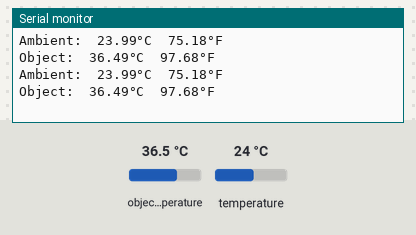
A sketch run on a simulated ESP32. Parts: the last lines printed to the serial monitor. The inputs (shaded band) are chosen by the test bench; at power-on: object temperature 36.5 °C, temperature 24 °C.

Above: at 1.2 s.
1.3 s: object temperature set to 20 °C
At 2.6 s:
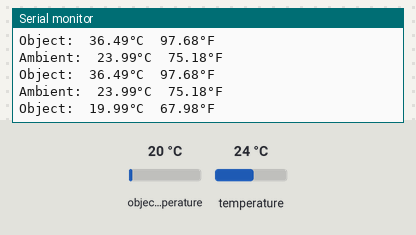
2.8 s: temperature set to 12 °C
At 3.8 s:
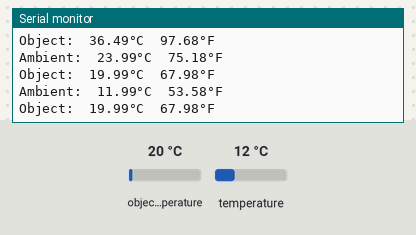
4.3 s: object temperature set to 26 °C
At 5.8 s:
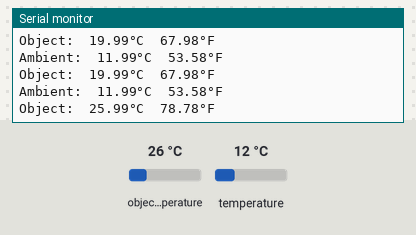
Timing chart, 0 to 7.3 s (numbered marks = the images above; inputs shaded):
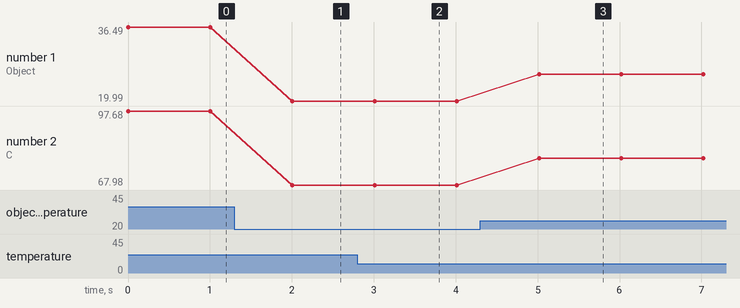

The sketch:

mlx90614_test.ino
```cpp
/* Author: Frank Moreno (kranfix)
 *
 * MLX -> ESP32
 * VIN -> 3.3v
 * GND -> GND
 * SCL -> D22
 * SDA -> D21
 */
#include <Wire.h>
#include <Adafruit_MLX90614.h>

Adafruit_MLX90614 mlx = Adafruit_MLX90614();

void setup(){
  Serial.begin(9600);
  mlx.begin();
}

void loop(){
  // Ambient temperature
  Serial.print("Ambient:\t");
  Serial.print(mlx.readAmbientTempC());
  Serial.print("°C\t");
  Serial.print(mlx.readAmbientTempF());
  Serial.println("°F");

  // Object temperature
  Serial.print("Object:\t");
  Serial.print(mlx.readObjectTempC());
  Serial.print("°C\t");
  Serial.print(mlx.readObjectTempF());
  Serial.println("°F");

  Serial.println();
  delay(1000);
}
```

Measured:
- after the input at 1.3 s, the serial monitor: prints a new line after 0.71 s (image 1)
- after the input at 2.8 s, the serial monitor: prints a new line after 0.21 s (image 2)
- after the input at 4.3 s, the serial monitor: prints a new line after 0.72 s (image 3)
- plotted number 1: 36.49 → 19.99 after the input at 1.3 s, 19.99 → 25.99 after the input at 4.3 s
- plotted number 2: 97.68 → 67.98 after the input at 1.3 s, 67.98 → 78.78 after the input at 4.3 s
